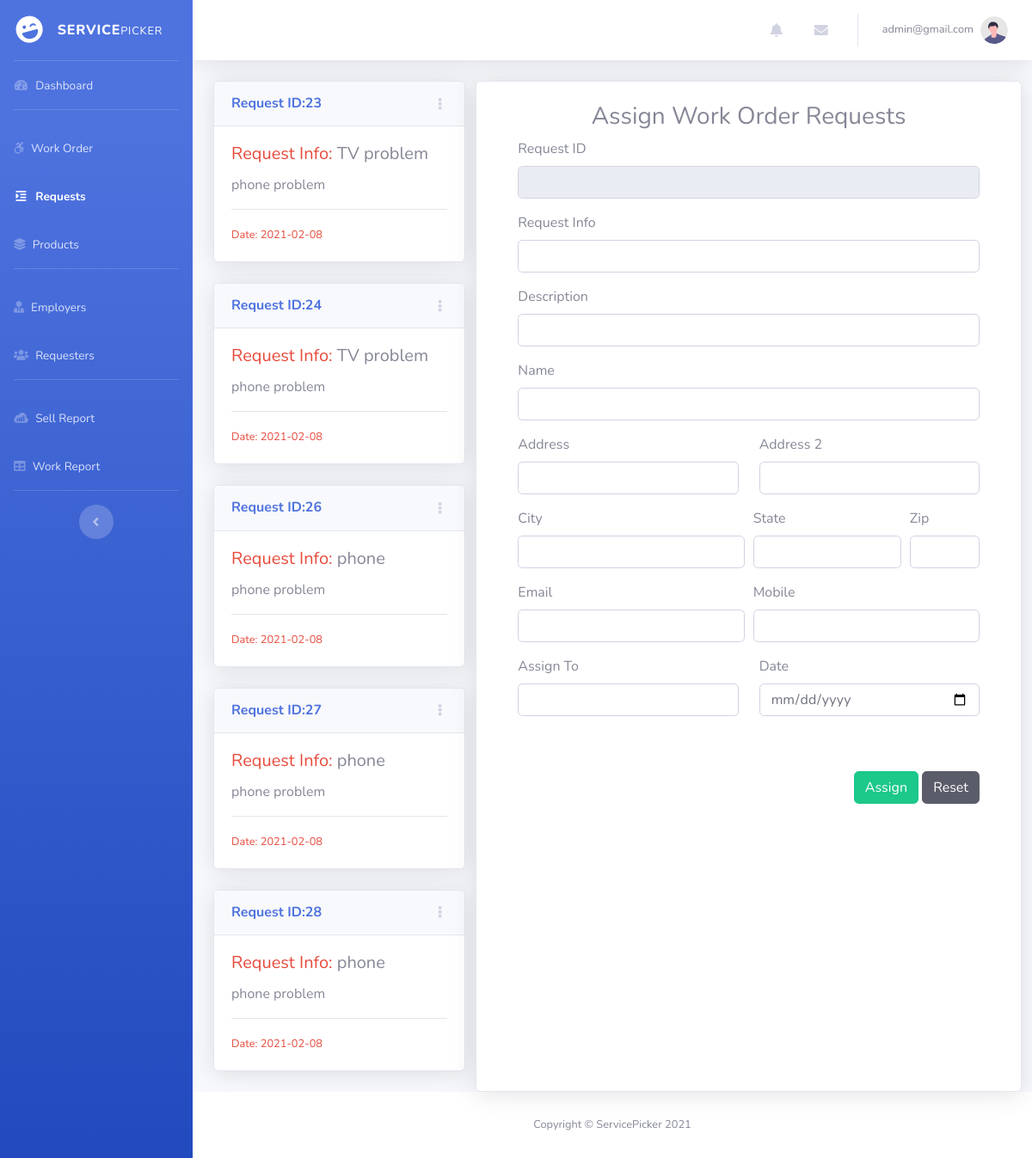
Page /adminpanel/request.php (signed in) on the committed database.
### tables this page shows
CREATE TABLE `submitrequest_tb` (
  `request_id` int(11) NOT NULL,
  `request_info` varchar(60) NOT NULL,
  `request_desc` varchar(500) NOT NULL,
  `requester_name` varchar(60) NOT NULL,
  `requester_add1` varchar(60) NOT NULL,
  `requester_add2` varchar(60) NOT NULL,
  `requester_city` varchar(60) NOT NULL,
  `requester_state` varchar(60) NOT NULL,
  `requester_zip` int(60) NOT NULL,
  `requester_email` varchar(60) NOT NULL,
  `requester_mobile` varchar(60) NOT NULL,
  `request_date` date NOT NULL
);

### adminpanel/request.php (the view, shortened to what this page needs)
<?php
include('header.php');
include('../dbconnection.php');
?>
<div class="container">
    <div class="row">
        <div class="col-md-4">
            <?php
            $sql = " SELECT request_id, request_info, request_desc, request_date FROM submitrequest_tb";
            $result = $conn->query($sql);
            if($result->num_rows > 0){
                while($row = $result->fetch_assoc()){
                    echo '<div class="card shadow mb-4">';
                                echo'<div
                                    class="card-header py-3 d-flex flex-row align-items-center justify-content-between">
                                    <h6 class="m-0 font-weight-bold text-primary">';
                                    echo 'Request ID:'.$row['request_id'];
                                echo'</h6>
                                    <div class="dropdown no-arrow">
                                        <a class="dropdown-toggle" href="#" role="button" id="dropdownMenuLink"
                                            data-toggle="dropdown" aria-haspopup="true" aria-expanded="false">
                                            <i class="fas fa-ellipsis-v fa-sm fa-fw text-gray-400"></i>
                                        </a>
                                        <div class="dropdown-menu dropdown-menu-right shadow animated--fade-in"
                                            aria-labelledby="dropdownMenuLink">
                                            <div class="dropdown-header">Additional Options';
                                            echo '</div>';
                                        echo'</div>
                                    </div>
                                </div>
                                <div class="card-body">';
                                    echo '<h5 class="card-title"><span class="text-danger">Request Info: </span>'.$row['request_info'];
                                    echo'</h5>';
                                    echo '<p>'.$row['request_desc'];
                                    echo'</p>';
                                    echo'<hr class="sidebar-divider">';
                                    echo '<small class="text-danger">Date: '.$row['request_date'];
                                    echo'</small>';
                                echo'</div>
                            </div>';
                }
            }
            ?>
        </div>
                <div class="col-md-8 card shadow pt-4 px-5">
                    <form class="" method="POST">
                        <h3 class="text-center">Assign Work Order Requests</h3>
                        <div class="form-group ">
                        <label for="">Request ID</label>
                        <input type="text" class="form-control" id="" placeholder="" name="request_id" readonly value="<?php if(isset($row['request_id']))echo $row['request_id'];?>">
                        </div>
                        <div class="form-group ">
                        <label for="">Request Info</label>
                        <input type="text" class="form-control" id="" placeholder="" name="request_info" value="<?php if(isset($row['request_info']))echo $row['request_info'];?>">
                        </div>
                        <div class="form-group">
                        <label for="">Description</label>
                        <input type="text" class="form-control" id="" placeholder="" name="requestdesc" value="<?php if(isset($row['request_desc']))echo $row['request_desc'];?>">
                        </div>
                        <div class="form-group">
                        <label for="inputName">Name</label>
                        <input type="text" class="form-control" id="inputName" placeholder="" name="requestername" value="<?php if(isset($row['requester_name']))echo $row['requester_name'];?>">
                        </div>
                        <div class="row">
                        <div class="form-group col-md-6">
                        <label for="inputAddress">Address</label>
                        <input type="text" class="form-control" id="inputAddress" placeholder="" name="requesteradd1" value="<?php if(isset($row['requester_add1']))echo $row['requester_add1'];?>">
                    </div>
                    <div class="form-group col-md-6">
                        <label for="inputAddress2">Address 2</label>
                        <input type="text" class="form-control" id="inputAddress2" placeholder="" name="requesteradd2" value="<?php if(isset($row['requester_add2']))echo $row['requester_add2'];?>">
                        </div>
                        </div>
                    <div class="form-row">
                        <div class="form-group col-md-6">
                        <label for="inputCity">City</label>
                        <input type="text" class="form-control" id="inputCity" name="requestercity" value="<?php if(isset($row['requester_city']))echo $row['requester_city'];?>">
                        </div>
                        <div class="form-group col-md-4">
                        <label for="inputState">State</label>
                        <input type="text" class="form-control" id="inputState" name="requesterstate" value="<?php if(isset($row['requester_state']))echo $row['requester_state'];?>">
                        </div>
                        <div class="form-group col-md-2">
                        <label for="inputZip">Zip</label>
                        <input type="text" class="form-control" id="inputZip" name="requesterzip" value="<?php if(isset($row['requester_zip']))echo $row['requester_zip'];?>">
                        </div>
                    </div>
                    <div class="form-row">
                        <div class="form-group col-md-6">
                        <label for="inputEmail4">Email</label>
                        <input type="email" class="form-control" id="inputEmail4" placeholder="" name="requesteremail" value="<?php if(isset($row['requester_email']))echo $row['requester_email'];?>">
                        </div>
                        <div class="form-group col-md-6">
                        <label for="">Mobile</label>
                        <input type="text" class="form-control" id="" placeholder="" name="requestermobile" value="<?php if(isset($row['requester_mobile']))echo $row['requester_mobile'];?>">
                        </div>
                    </div>
                        <div class="row">
                        <div class="form-group col-md-6">
                        <label for="">Assign To</label>
                        <input type="text" class="form-control" id="" placeholder="" name="assignemp" value="">
                            </div>
                            <div class="form-group col-md-6">
                            <label for="inputDate">Date</label>
                            <input type="date" class="form-control" id="" name="assigndate"value="">
                            </div>
                        </div>
                        <div class="float-right pt-5">
                        <button type="submit" class="btn btn-success " name="assign">Assign</button>
                        <button type="submit" class="btn btn-dark " name="rresetbtn">Reset</button>
                        </div>
                    </form>
                    </div>
    </div>
</div>
<?php include('footer.php');?>

### rows in the picture
submitrequest_tb: request_id "23", request_info "TV problem", request_desc "phone problem", request_date "2021-02-08"
submitrequest_tb: request_id "24", request_info "TV problem", request_desc "phone problem", request_date "2021-02-08"
submitrequest_tb: request_id "26", request_info "phone", request_desc "phone problem", request_date "2021-02-08"
submitrequest_tb: request_id "27", request_info "phone", request_desc "phone problem", request_date "2021-02-08"
submitrequest_tb: request_id "28", request_info "phone", request_desc "phone problem", request_date "2021-02-08"

### other values in the picture
$_SESSION['aEmail'] "admin@gmail.com"
